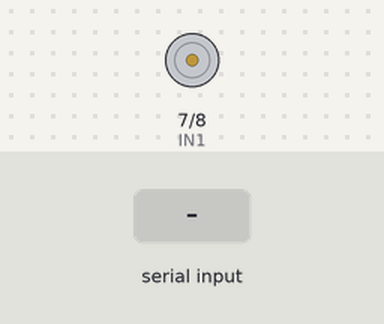
Bench run of a sketch on a simulated Arduino Mega 2560, built with avr-gcc and run on an emulated ATmega2560. Parts: motor-driver pin pairs drawn as motors (green arrow = first pin HIGH = forward, orange = second pin HIGH = backward, longer = more drive, scaled by the enable pin). Wiring (inferred from the names in the program): MPU-6050 motion sensor at I2C address 0x68. Inputs (shaded band) come from the test bench. What the sketch prints to the serial monitor is not drawn.

Above: at 1.3 s.
1.4 s: "MOTOR F\n" received over Serial
2.9 s: "MOTOR B\n" received over Serial
4.4 s: "MOTOR F90\n" received over Serial
At 5.6 s:
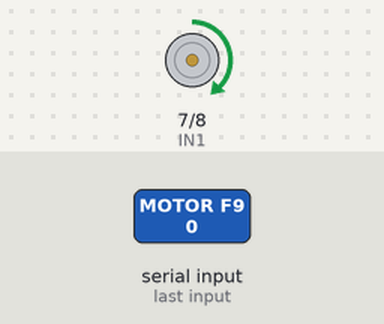
5.9 s: "MOTOR B90\n" received over Serial
At 7.0 s:
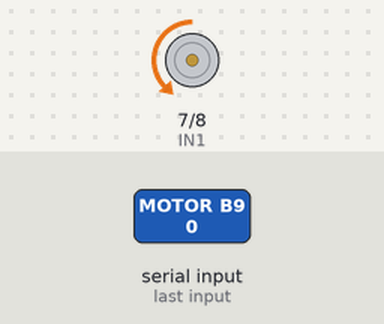
Timing chart, 0 to 8.9 s (numbered marks = the images above; inputs shaded):
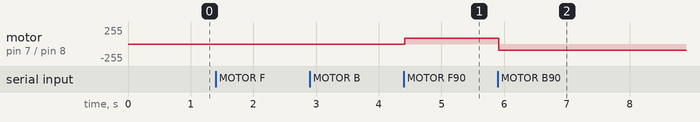

The sketch:

sistema_uart_i2c_pwm_mega.ino
```cpp
// Práctica: Sistema Integrado — UART + I2C + PWM — Arduino Mega 2560
// Objetivo: Integrar los tres protocolos en el Arduino Mega.
//
// El Mega es ideal para este sistema porque tiene 4 UART hardware:
//   Serial  (USB)  — depuración y comandos desde PC
//   Serial1        — comunicación con ESP32 u otro módulo
//   Serial2        — expansión futura (GPS, LoRa)
//   Serial3        — expansión futura
//
// Conexiones:
//   MPU6050 SDA -> Pin 20 (SDA)
//   MPU6050 SCL -> Pin 21 (SCL)
//   MPU6050 VCC -> 5V (el MPU6050 acepta 5V)
//   MPU6050 GND -> GND
//   Motor ENA   -> Pin 9 (PWM)
//   Motor IN1   -> Pin 7
//   Motor IN2   -> Pin 8
//
// Comandos UART (Monitor Serial):
//   STATUS             — Estado completo
//   MOTOR F<vel>       — Adelante (vel 0-255)
//   MOTOR B<vel>       — Atrás
//   MOTOR S            — Parar
//   REENVIAR <mensaje> — Retransmitir mensaje por Serial1 hacia otro dispositivo

#include <Wire.h>

// --- Pines motor ---
const int ENA  = 9;
const int IN1  = 7;
const int IN2  = 8;

// --- MPU6050 ---
const int MPU_ADDR = 0x68;

// --- Estado ---
int   vel_motor = 0;
String dir_motor = "PARADO";
float temperatura = 0;

void iniciarMPU() {
  Wire.beginTransmission(MPU_ADDR);
  Wire.write(0x6B);
  Wire.write(0x00);
  Wire.endTransmission();
  delay(100);
}

float leerTemperatura() {
  Wire.beginTransmission(MPU_ADDR);
  Wire.write(0x41);
  Wire.endTransmission(false);
  Wire.requestFrom(MPU_ADDR, 2, true);
  int16_t raw = (Wire.read() << 8) | Wire.read();
  return (raw / 340.0) + 36.53;
}

void motorAdelante(int vel) {
  vel = constrain(vel, 0, 255);
  digitalWrite(IN1, HIGH);
  digitalWrite(IN2, LOW);
  analogWrite(ENA, vel);
  vel_motor = vel;
  dir_motor = "ADELANTE";
}

void motorAtras(int vel) {
  vel = constrain(vel, 0, 255);
  digitalWrite(IN1, LOW);
  digitalWrite(IN2, HIGH);
  analogWrite(ENA, vel);
  vel_motor = vel;
  dir_motor = "ATRAS";
}

void motorParar() {
  digitalWrite(IN1, LOW);
  digitalWrite(IN2, LOW);
  analogWrite(ENA, 0);
  vel_motor = 0;
  dir_motor = "PARADO";
}

void mostrarStatus() {
  temperatura = leerTemperatura();
  Serial.println("=== ESTADO — Arduino Mega ===");
  Serial.print("  Temperatura:   "); Serial.print(temperatura, 1); Serial.println(" C");
  Serial.print("  Motor:         "); Serial.println(dir_motor);
  Serial.print("  Velocidad PWM: "); Serial.print(vel_motor); Serial.println("/255");
  Serial.println("  Serial1 activo para comunicacion externa");
  Serial.println("==============================");
}

void procesarComando(String cmd) {
  cmd.trim();
  cmd.toUpperCase();

  if (cmd == "STATUS") mostrarStatus();
  else if (cmd.startsWith("MOTOR F")) { motorAdelante(cmd.substring(7).toInt()); Serial.println("Motor Adelante"); }
  else if (cmd.startsWith("MOTOR B")) { motorAtras(cmd.substring(7).toInt());    Serial.println("Motor Atras"); }
  else if (cmd == "MOTOR S")           { motorParar(); Serial.println("Motor Parado"); }
  else if (cmd.startsWith("REENVIAR ")) {
    // Retransmitir por Serial1 (hacia ESP32 u otro módulo)
    String msg = cmd.substring(9);
    Serial1.println(msg);
    Serial.print("Reenviado por Serial1: "); Serial.println(msg);
  }
  else {
    Serial.println("Comandos: STATUS | MOTOR F<vel> | MOTOR B<vel> | MOTOR S | REENVIAR <msg>");
  }
}

void setup() {
  Serial.begin(9600);    // PC
  Serial1.begin(9600);   // Dispositivo externo (ESP32, módulo BT, etc.)

  Wire.begin();

  pinMode(ENA, OUTPUT);
  pinMode(IN1, OUTPUT);
  pinMode(IN2, OUTPUT);
  motorParar();

  iniciarMPU();

  Serial.println("=== Sistema Integrado — Arduino Mega ===");
  Serial.println("UART + I2C (MPU6050) + PWM (Motor DC)");
  Serial.println("Escribe STATUS para comenzar.");
}

void loop() {
  // Leer comandos del Monitor Serial (PC)
  if (Serial.available() > 0) {
    String cmd = Serial.readStringUntil('\n');
    procesarComando(cmd);
  }

  // Leer mensajes de Serial1 (dispositivo externo) y mostrar en Serial
  if (Serial1.available() > 0) {
    String msg = Serial1.readStringUntil('\n');
    Serial.print("[Serial1 recibido]: "); Serial.println(msg);
  }

  delay(50);
}
```

Measured:
- after the input at 4.4 s, motor on pin 7 (IN1) / pin 8 (IN2): stopped → forward 90/255 at once
- after the input at 5.9 s, motor on pin 7 (IN1) / pin 8 (IN2): forward 90/255 → backward 90/255 at once
